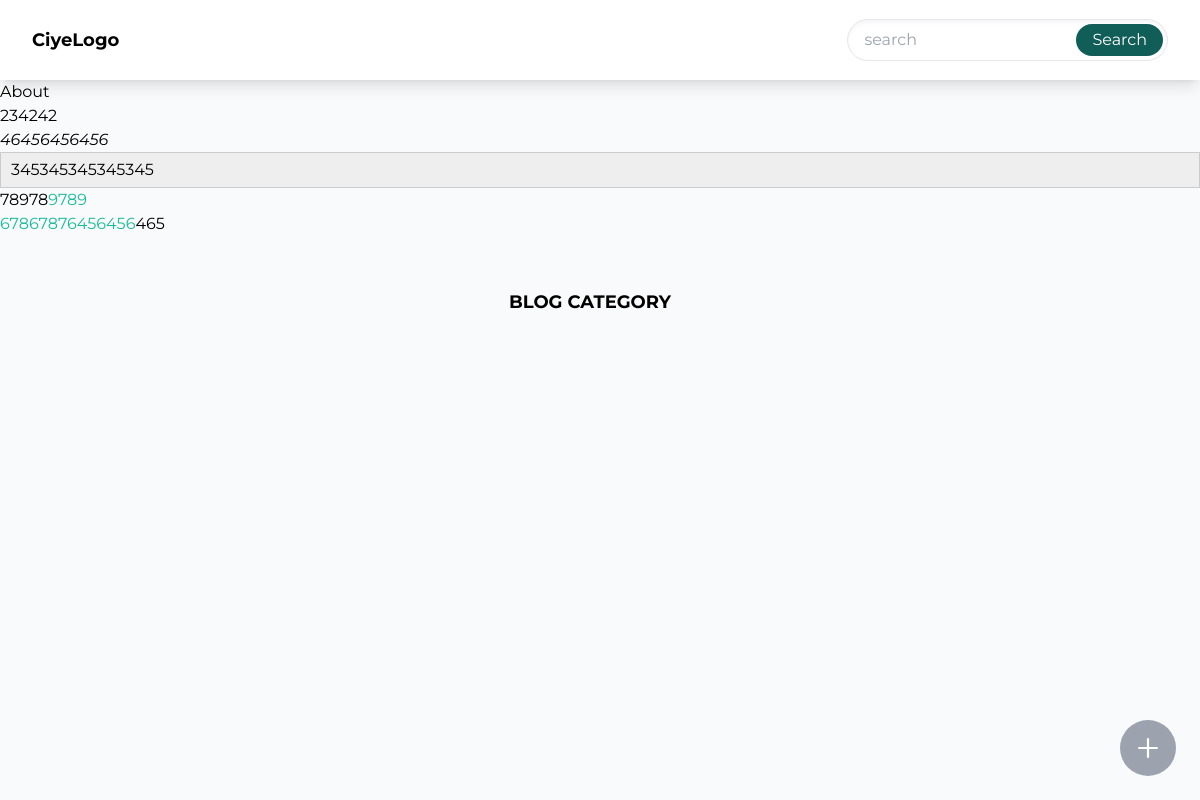
The app's page /blog/about/ with its own data.
### blog/models.py (models this page shows, shortened)
class Blog(models.Model):
    title = models.CharField(max_length=200)
    slug = models.SlugField(max_length=200, unique=True,blank=True,null=True)
    description = models.TextField(null=True, blank=True)
    image = models.ImageField(upload_to=get_upload_path, null=True, blank=True)
    content = RichTextUploadingField(null=True,blank=True)
    category = models.ForeignKey(Category,on_delete=models.SET_NULL,null=True,blank=True,related_name='blog')
    custom_order = models.IntegerField(default=0)
    created_at = models.DateTimeField(auto_now_add=True,null=True,blank=True)
    updated_at = models.DateTimeField(auto_now=True,null=True,blank=True)

### blog/views.py (the view)
# urls.py: path('<slug:slug>/',views.BlogDetail.as_view(),name='blog-detail'),
class BlogDetail(DetailView):
    template_name = 'blog/blog-detail.html'
    model = Blog

### form_handlers/forms.py
class InquiryForm(forms.ModelForm):
    class Meta:
        model = Inquiry
        exclude = ['source_webpage', 'source_ip', 'country_from_ip']

### abstractapp/custom_context_processors.py (called while the page is built)
def categories(request):
    product_categories = ProductCategory.objects.all()
    product_root_categories = ProductCategory.objects.filter(level=1)
    blog_categories = BlogCategory.objects.all()
    blog_root_categories = BlogCategory.objects.filter(level=0)
    return {
        'product_categories': product_categories,
        'product_root_categories': product_root_categories,
        'blog_categories':blog_categories,
        'blog_root_categories':blog_root_categories,
    }

def inquiry_form(request):
    return {
        'inquiry_form':InquiryForm(),
    }

### blog/models.py (called while the page is built)
    def get_absolute_url(self):
        url_list = [self.slug]
        parent = self.parent
        while parent:
            url_list.insert(0, parent.slug)
            parent = parent.parent
        category_path = '/'.join(url_list)
        return reverse('blog-list', args=[category_path])

### products/models.py (called while the page is built)
    def get_absolute_url(self):
        url_list = [self.slug]
        parent = self.parent
        while parent:
            url_list.insert(0, parent.slug)
            parent = parent.parent
        category_path = '/'.join(url_list)
        return reverse('category-products', args=[category_path])

### blog/templates/blog/blog-detail.html (shortened to what this page needs)
{% extends "base.html" %} {% block content %}
<div>{{object.title}}</div>
<div class="" id="cke">{{object.content|safe}}</div>
<aside class="mt-5 mr-5 text-center">
  <h2 class="p-2 text-lg font-bold uppercase">blog category</h2>
</aside>
{% endblock %}

### templates/base.html (shortened to what this page needs)
{% load static tailwind_tags %}
<!DOCTYPE html>
<html lang="en">
  <head>
    <script src="https://cdn.tailwindcss.com"></script>
    {% tailwind_css %}
  </head>
  <body x-data="{openMobileNav:false}" class="bg-gray-50 font-montserrat">
    <header class=" sticky top-0 z-50 w-full {% block header_class %}shadow-lg{% endblock %}">
      <div class="flex items-center justify-between h-20 px-8 py-2 bg-white ">
        <a href="/" class="text-lg font-bold">CiyeLogo</a>
        <div class="hidden md:block shrink">
          {% include 'partial/search-bar.html' %}
        </div>
      </div>
    </header>
    {% block content %}
    {% endblock content %}
    {%include 'partial/button-contact.html'%}
  </body>
</html>

### templates/partial/search-bar.html
<form class="flex bg-white border rounded-full shadow-inner">
  <input type="search"
         name="q"
         placeholder="search"
         class="px-4 bg-transparent border-none focus:ring-0"
         hx-get="{% url 'search' %}"
         hx-target="#search-results"
         hx-trigger="keyup change delay:500ms" />
  <button class="px-4 py-1 m-1 text-white bg-teal-800 rounded-full"
          hx-get="{% url 'search' %}"
          hx-target="#search-results"
          hx-trigger="click">
    Search
  </button>
</form>

### templates/partial/sidebar.html (shortened to what this page needs)
      {% load mptt_tags %}

### templates/partial/button-contact.html (shortened to what this page needs)
<div data-dial-init class="fixed flex right-6 bottom-6 group">
    <button type="button" data-dial-toggle="speed-dial-menu-horizontal" aria-controls="speed-dial-menu-horizontal" aria-expanded="false" class="flex items-center justify-center text-white bg-gray-400 rounded-full w-14 h-14 hover:bg-gray-500 dark:bg-cyan-300 dark:hover:bg-blue-700 focus:ring-4 focus:ring-blue-300 focus:outline-none dark:focus:ring-blue-800">
        <svg class="w-5 h-5 transition-transform group-hover:rotate-45" aria-hidden="true" xmlns="http://www.w3.org/2000/svg" fill="none" viewBox="0 0 18 18">
            <path stroke="currentColor" stroke-linecap="round" stroke-linejoin="round" stroke-width="2" d="M9 1v16M1 9h16"/>
        </svg>
    </button>
</div>

### records on screen
Blog: title "About", content "234242 46456456456 345345345345345 78978 9789 67867876456456 465"
